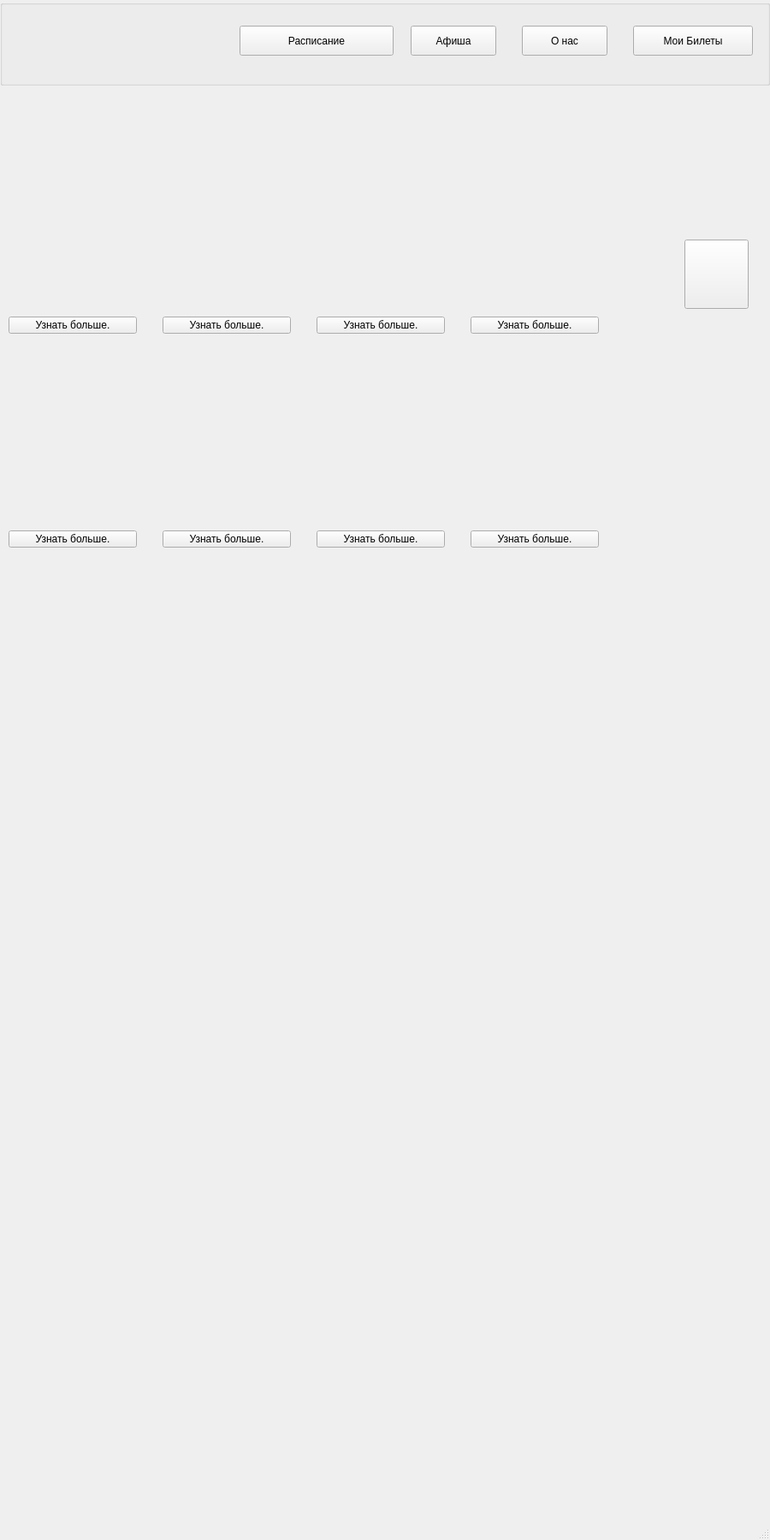
<?xml version="1.0" encoding="UTF-8"?>
<ui version="4.0">
 <class>MainWindow</class>
 <widget class="QMainWindow" name="MainWindow">
  <property name="geometry">
   <rect>
    <x>0</x>
    <y>0</y>
    <width>900</width>
    <height>1800</height>
   </rect>
  </property>
  <property name="windowTitle">
   <string>MainWindow</string>
  </property>
  <property name="styleSheet">
   <string notr="true">auto-repair_39384.png</string>
  </property>
  <widget class="QWidget" name="centralwidget">
   <widget class="QLabel" name="label1">
    <property name="enabled">
     <bool>true</bool>
    </property>
    <property name="geometry">
     <rect>
      <x>10</x>
      <y>400</y>
      <width>150</width>
      <height>215</height>
     </rect>
    </property>
    <property name="text">
     <string/>
    </property>
   </widget>
   <widget class="QGroupBox" name="groupBox_2">
    <property name="geometry">
     <rect>
      <x>0</x>
      <y>0</y>
      <width>900</width>
      <height>100</height>
     </rect>
    </property>
    <property name="title">
     <string/>
    </property>
    <widget class="QLabel" name="label">
     <property name="geometry">
      <rect>
       <x>20</x>
       <y>20</y>
       <width>180</width>
       <height>55</height>
      </rect>
     </property>
     <property name="text">
      <string/>
     </property>
    </widget>
    <widget class="QPushButton" name="btn_1">
     <property name="geometry">
      <rect>
       <x>280</x>
       <y>30</y>
       <width>180</width>
       <height>35</height>
      </rect>
     </property>
     <property name="text">
      <string>Расписание</string>
     </property>
    </widget>
    <widget class="QPushButton" name="btn_2">
     <property name="geometry">
      <rect>
       <x>480</x>
       <y>30</y>
       <width>100</width>
       <height>35</height>
      </rect>
     </property>
     <property name="text">
      <string>Афиша</string>
     </property>
    </widget>
    <widget class="QPushButton" name="btn_3">
     <property name="geometry">
      <rect>
       <x>610</x>
       <y>30</y>
       <width>100</width>
       <height>35</height>
      </rect>
     </property>
     <property name="text">
      <string>О нас</string>
     </property>
    </widget>
    <widget class="QPushButton" name="btn_4">
     <property name="geometry">
      <rect>
       <x>740</x>
       <y>30</y>
       <width>140</width>
       <height>35</height>
      </rect>
     </property>
     <property name="text">
      <string>Мои Билеты</string>
     </property>
    </widget>
   </widget>
   <widget class="QPushButton" name="btn_next">
    <property name="geometry">
     <rect>
      <x>800</x>
      <y>280</y>
      <width>75</width>
      <height>81</height>
     </rect>
    </property>
    <property name="text">
     <string/>
    </property>
   </widget>
   <widget class="QLabel" name="label_2">
    <property name="enabled">
     <bool>true</bool>
    </property>
    <property name="geometry">
     <rect>
      <x>190</x>
      <y>150</y>
      <width>150</width>
      <height>215</height>
     </rect>
    </property>
    <property name="text">
     <string/>
    </property>
   </widget>
   <widget class="QLabel" name="label_3">
    <property name="enabled">
     <bool>true</bool>
    </property>
    <property name="geometry">
     <rect>
      <x>370</x>
      <y>150</y>
      <width>150</width>
      <height>215</height>
     </rect>
    </property>
    <property name="text">
     <string/>
    </property>
   </widget>
   <widget class="QLabel" name="label1_4">
    <property name="enabled">
     <bool>true</bool>
    </property>
    <property name="geometry">
     <rect>
      <x>250</x>
      <y>410</y>
      <width>200</width>
      <height>300</height>
     </rect>
    </property>
    <property name="text">
     <string/>
    </property>
   </widget>
   <widget class="QLabel" name="label_4">
    <property name="enabled">
     <bool>true</bool>
    </property>
    <property name="geometry">
     <rect>
      <x>550</x>
      <y>150</y>
      <width>150</width>
      <height>215</height>
     </rect>
    </property>
    <property name="text">
     <string/>
    </property>
   </widget>
   <widget class="QLabel" name="label_8">
    <property name="enabled">
     <bool>true</bool>
    </property>
    <property name="geometry">
     <rect>
      <x>550</x>
      <y>400</y>
      <width>150</width>
      <height>215</height>
     </rect>
    </property>
    <property name="text">
     <string/>
    </property>
   </widget>
   <widget class="QLabel" name="label_6">
    <property name="enabled">
     <bool>true</bool>
    </property>
    <property name="geometry">
     <rect>
      <x>190</x>
      <y>400</y>
      <width>150</width>
      <height>215</height>
     </rect>
    </property>
    <property name="text">
     <string/>
    </property>
   </widget>
   <widget class="QLabel" name="label_7">
    <property name="enabled">
     <bool>true</bool>
    </property>
    <property name="geometry">
     <rect>
      <x>370</x>
      <y>400</y>
      <width>150</width>
      <height>215</height>
     </rect>
    </property>
    <property name="text">
     <string/>
    </property>
   </widget>
   <widget class="QLabel" name="label_5">
    <property name="enabled">
     <bool>true</bool>
    </property>
    <property name="geometry">
     <rect>
      <x>10</x>
      <y>400</y>
      <width>150</width>
      <height>215</height>
     </rect>
    </property>
    <property name="text">
     <string/>
    </property>
   </widget>
   <widget class="QLabel" name="label_1">
    <property name="enabled">
     <bool>true</bool>
    </property>
    <property name="geometry">
     <rect>
      <x>10</x>
      <y>150</y>
      <width>150</width>
      <height>215</height>
     </rect>
    </property>
    <property name="text">
     <string/>
    </property>
   </widget>
   <widget class="QPushButton" name="pushButton_1">
    <property name="geometry">
     <rect>
      <x>10</x>
      <y>370</y>
      <width>150</width>
      <height>20</height>
     </rect>
    </property>
    <property name="text">
     <string>Узнать больше.</string>
    </property>
   </widget>
   <widget class="QPushButton" name="pushButton_2">
    <property name="geometry">
     <rect>
      <x>190</x>
      <y>370</y>
      <width>150</width>
      <height>20</height>
     </rect>
    </property>
    <property name="text">
     <string>Узнать больше.</string>
    </property>
   </widget>
   <widget class="QPushButton" name="pushButton_3">
    <property name="geometry">
     <rect>
      <x>370</x>
      <y>370</y>
      <width>150</width>
      <height>20</height>
     </rect>
    </property>
    <property name="text">
     <string>Узнать больше.</string>
    </property>
   </widget>
   <widget class="QPushButton" name="pushButton_4">
    <property name="geometry">
     <rect>
      <x>550</x>
      <y>370</y>
      <width>150</width>
      <height>20</height>
     </rect>
    </property>
    <property name="text">
     <string>Узнать больше.</string>
    </property>
   </widget>
   <widget class="QPushButton" name="pushButton_5">
    <property name="geometry">
     <rect>
      <x>10</x>
      <y>620</y>
      <width>150</width>
      <height>20</height>
     </rect>
    </property>
    <property name="text">
     <string>Узнать больше.</string>
    </property>
   </widget>
   <widget class="QPushButton" name="pushButton_6">
    <property name="geometry">
     <rect>
      <x>190</x>
      <y>620</y>
      <width>150</width>
      <height>20</height>
     </rect>
    </property>
    <property name="text">
     <string>Узнать больше.</string>
    </property>
   </widget>
   <widget class="QPushButton" name="pushButton_7">
    <property name="geometry">
     <rect>
      <x>370</x>
      <y>620</y>
      <width>150</width>
      <height>20</height>
     </rect>
    </property>
    <property name="text">
     <string>Узнать больше.</string>
    </property>
   </widget>
   <widget class="QPushButton" name="pushButton_8">
    <property name="geometry">
     <rect>
      <x>550</x>
      <y>620</y>
      <width>150</width>
      <height>20</height>
     </rect>
    </property>
    <property name="text">
     <string>Узнать больше.</string>
    </property>
   </widget>
  </widget>
  <widget class="QMenuBar" name="menubar">
   <property name="geometry">
    <rect>
     <x>0</x>
     <y>0</y>
     <width>900</width>
     <height>21</height>
    </rect>
   </property>
  </widget>
  <widget class="QStatusBar" name="statusbar"/>
 </widget>
 <resources/>
 <connections/>
</ui>
